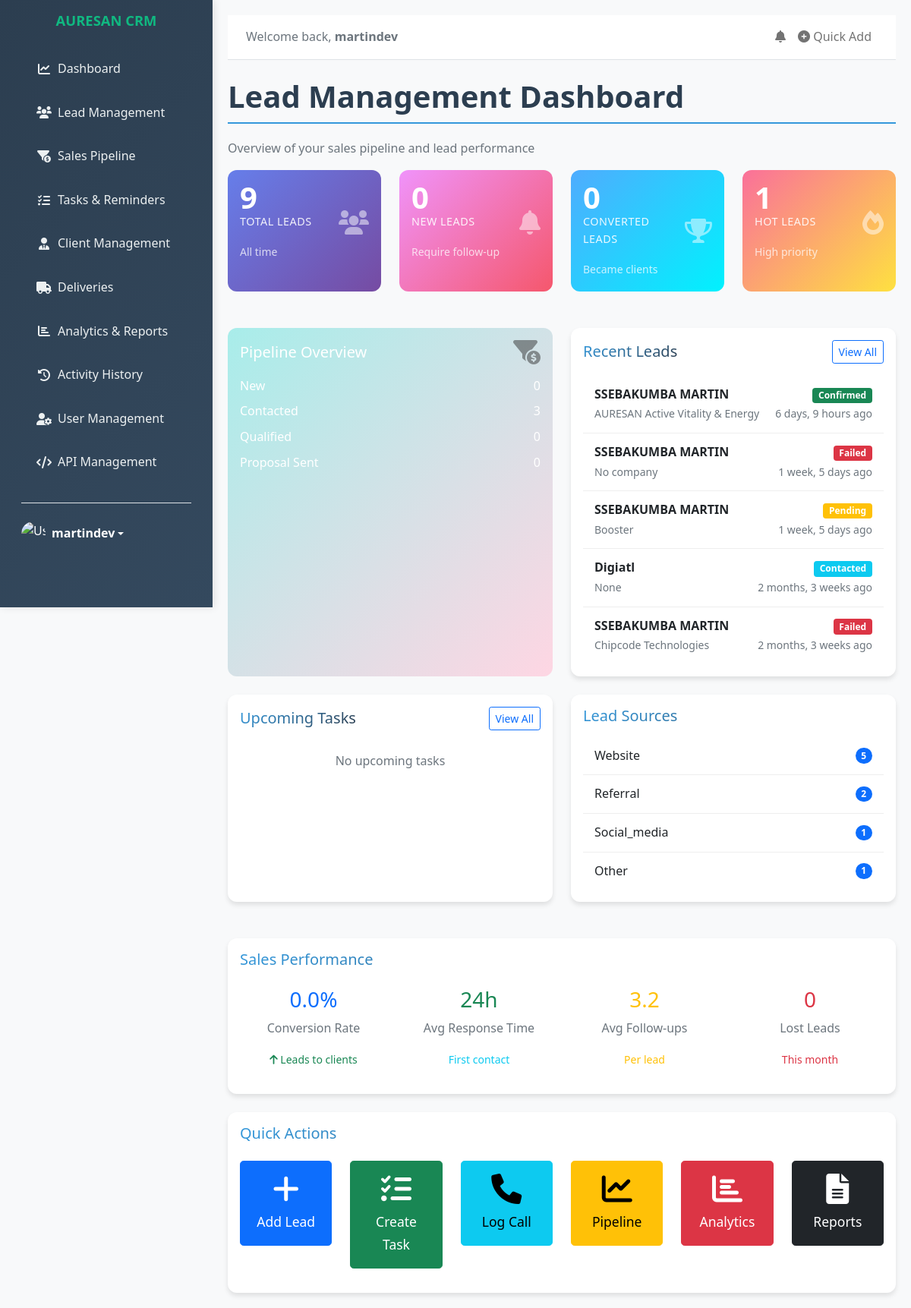
The app's page /administrator/dashboard/ (signed in), older data.
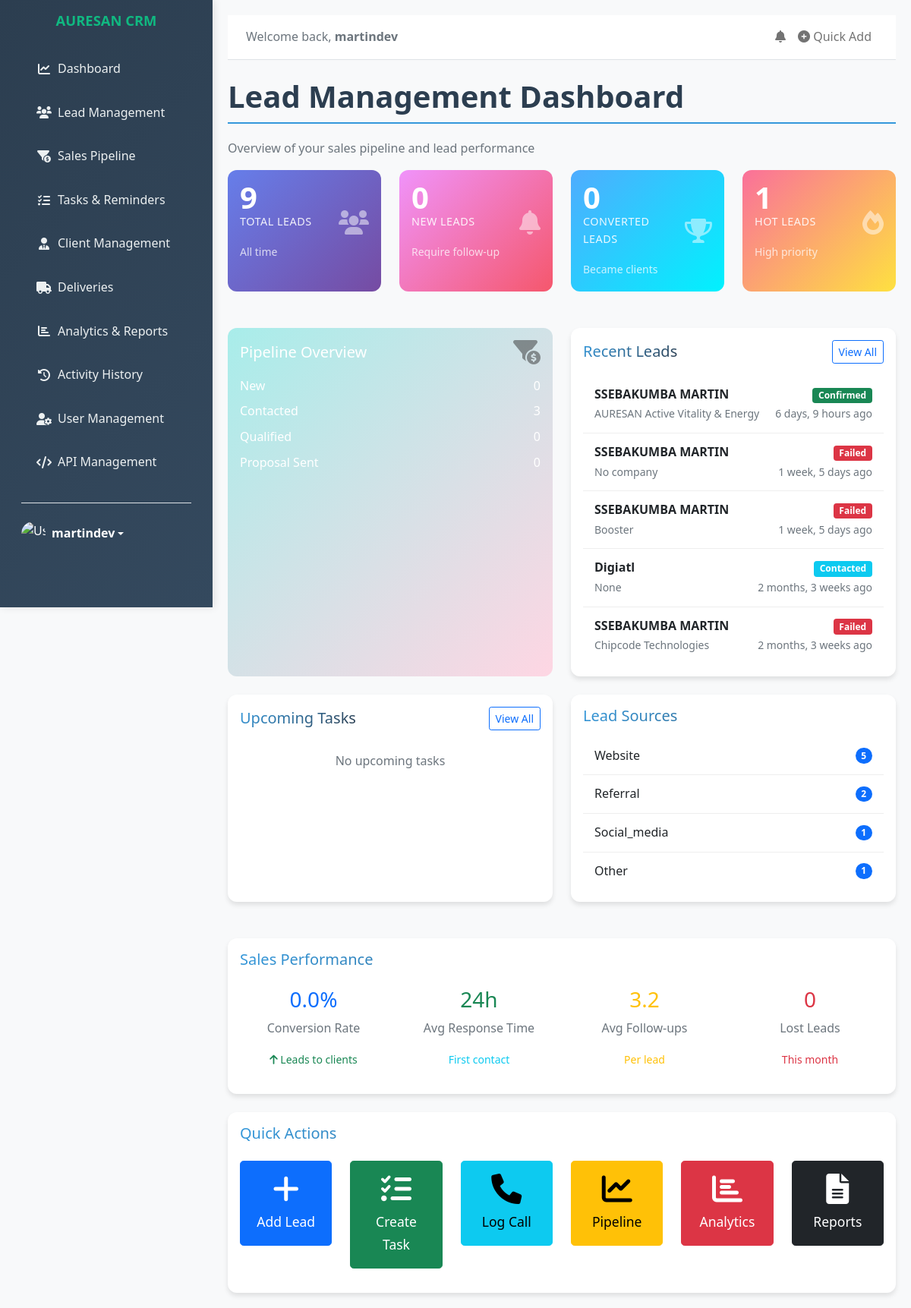
The same page, newer data.
### customerleads/models.py (models this page shows, shortened)
class Lead(models.Model):
    STATUS_CHOICES = [
        ('pending', 'Pending'),
        ('new', 'New'),
        ('contacted', 'Contacted'),
        ('qualified', 'Qualified'),
        ('proposal', 'Proposal Sent'),
        ('negotiation', 'In Negotiation'),
        ('closed', 'Closed/Won'),
        ('lost', 'Closed/Lost'),
        ('confirmed', 'Confirmed'),
        ('unreachable', 'Unreachable'),
        ('failed', 'Failed'),
        ('not_answered', 'Not Answered'),
    ]
    PRIORITY_CHOICES = [
        ('low', 'Low'),
        ('medium', 'Medium'),
        ('high', 'High'),
    ]
    SOURCE_CHOICES = [
        ('website', 'Website'),
        ('referral', 'Referral'),
        ('social_media', 'Social Media'),
        ('email', 'Email Campaign'),
        ('event', 'Event'),
        ('other', 'Other'),
    ]
    name = models.CharField(max_length=100)
    email = models.EmailField()
    phone = models.CharField(max_length=20, blank=True)
    company = models.CharField(max_length=100, blank=True)
    status = models.CharField(max_length=20, choices=STATUS_CHOICES, default='new')
    priority = models.CharField(max_length=10, choices=PRIORITY_CHOICES, default='medium')
    source = models.CharField(max_length=20, choices=SOURCE_CHOICES, default='website')
    latitude = models.FloatField(null=True, blank=True)
    longitude = models.FloatField(null=True, blank=True)
    CALL_OUTCOME_CHOICES = [
        ('success', 'Confirmed'),
        ('unreachable', 'Unreachable'),
        ('failed', 'Failed'),
        ('not_answered', 'Not Answered'),
    ]
    call_outcome = models.CharField(max_length=20, choices=CALL_OUTCOME_CHOICES, null=True, blank=True)
    call_outcome_notes = models.TextField(blank=True)
    quantity = models.PositiveIntegerField(null=True, blank=True)
    total = models.DecimalField(max_digits=12, decimal_places=2, null=True, blank=True)
    address = models.TextField(blank=True)
    delivery_time = models.CharField(max_length=100, blank=True)
    sex = models.CharField(max_length=20, blank=True, verbose_name="Gender")
    age = models.PositiveIntegerField(null=True, blank=True)
    cancellation_reason = models.TextField(blank=True)
    return_reason = models.TextField(blank=True)
    spam_reason = models.TextField(blank=True)
    comment = models.TextField(blank=True)                    # ← Added this
    additional_field_14 = models.TextField(blank=True, verbose_name="Additional Field #14")
    notes = models.TextField(blank=True)
    created_by = models.ForeignKey(settings.AUTH_USER_MODEL, on_delete=models.CASCADE, related_name='leads')
    created_at = models.DateTimeField(auto_now_add=True)
    updated_at = models.DateTimeField(auto_now=True)
    class Meta:
        ordering = ['-created_at']
        verbose_name = "Lead"
        verbose_name_plural = "Leads"
    def get_status_color(self):
        return {
            'pending': 'warning',
            'new': 'primary',
            'contacted': 'info',
            'qualified': 'success',
            'proposal': 'warning',
            'negotiation': 'primary',
            'closed': 'success',
            'lost': 'danger',
            'confirmed': 'success',
            'unreachable': 'warning',
            'failed': 'danger',
            'not_answered': 'secondary',
        }.get(self.status, 'secondary')

### customerleads/views.py (the view, shortened to what this page needs)
# urls.py: path('administrator/dashboard/', views.AdminDashboardView.as_view(), name='admin_dashboard'),
class AdminDashboardView(UserPassesTestMixin, TemplateView):
    template_name = 'admin/dashboard.html'
    def test_func(self):
        return self.request.user.is_superuser or (
            hasattr(self.request.user, 'profile') and self.request.user.profile.role == 'admin'
        )
    def get_context_data(self, **kwargs):
        context = super().get_context_data(**kwargs)
        all_leads = Lead.objects.all()
        total_leads = all_leads.count()
        new_leads_count = all_leads.filter(status='new').count()
        converted_leads_count = all_leads.filter(status='converted').count()
        hot_leads_count = all_leads.filter(
            priority='high',
        ).exclude(
            status__in=['converted', 'closed', 'lost']
        ).count()
        status_counts_query = all_leads.values('status').annotate(count=Count('id'))
        status_counts = {item['status']: item['count'] for item in status_counts_query}
        recent_leads = all_leads.order_by('-created_at')[:5]
        recent_tasks = Task.objects.filter(completed=False).order_by('due_date')[:5]
        leads_by_source = all_leads.values('source').annotate(count=Count('id')).order_by('-count')
        conversion_rate = (converted_leads_count / total_leads * 100) if total_leads > 0 else 0
        context.update({
            'total_leads': total_leads,
            'new_leads': new_leads_count,
            'converted_leads': converted_leads_count,
            'hot_leads': hot_leads_count,
            'status_counts': status_counts,
            'recent_leads': recent_leads,
            'recent_tasks': recent_tasks,
            'leads_by_source': leads_by_source,
            'conversion_rate': conversion_rate,
        })
        return context

### customerleads/context_processors.py (called while the page is built)
def login_form_processor(request):
    if not request.user.is_authenticated:
        return {'login_form': AuthenticationForm()}
    return {}

### customerleads/models.py (called while the page is built)
    def get_full_name(self):
        full_name = f"{self.first_name} {self.last_name}".strip()
        return full_name if full_name else self.username

### customerleads/templates/admin/dashboard.html (shortened to what the changed rows need)
{% extends "base.html" %}
{% block content %}
<div class="row fade-in">
    <div class="col-12">
        <h1 class="section-title">Lead Management Dashboard</h1>
    </div>
</div>
<div class="row mb-4">
    <div class="col-xl-3 col-md-6 mb-4">
        <div class="card stat-card h-100 slide-in-left">
            <div class="card-body">
                <div class="d-flex justify-content-between align-items-center">
                    <div>
                        <h2 class="stat-number">{{ total_leads }}</h2>
                    </div>
                </div>
            </div>
        </div>
    </div>
    <div class="col-xl-3 col-md-6 mb-4">
        <div class="card stat-card warning h-100 slide-in-left" style="animation-delay: 0.1s;">
            <div class="card-body">
                <div class="d-flex justify-content-between align-items-center">
                    <div>
                        <h2 class="stat-number">{{ new_leads }}</h2>
                    </div>
                </div>
            </div>
        </div>
    </div>
    <div class="col-xl-3 col-md-6 mb-4">
        <div class="card stat-card success h-100 slide-in-left" style="animation-delay: 0.2s;">
            <div class="card-body">
                <div class="d-flex justify-content-between align-items-center">
                    <div>
                        <h2 class="stat-number">{{ converted_leads }}</h2>
                    </div>
                </div>
            </div>
        </div>
    </div>
    <div class="col-xl-3 col-md-6 mb-4">
        <div class="card stat-card danger h-100 slide-in-left" style="animation-delay: 0.3s;">
            <div class="card-body">
                <div class="d-flex justify-content-between align-items-center">
                    <div>
                        <h2 class="stat-number">{{ hot_leads }}</h2>
                    </div>
                </div>
            </div>
        </div>
    </div>
</div>
<div class="row">
    <div class="col-xl-6 mb-4">
        <div class="card dashboard-card h-100 fade-in">
            <div class="card-body">
                <div class="list-group list-group-flush">
                    {% for lead in recent_leads %}
                    <div class="list-group-item d-flex justify-content-between align-items-center">
                        <div>
                            <span class="fw-bold">{{ lead.name }}</span>
                            <br>
                            <small class="text-muted">{{ lead.company|default:"No company" }}</small>
                        </div>
                        <div class="text-end">
                            <span class="badge bg-{{ lead.get_status_color }}">{{ lead.get_status_display }}</span>
                            <br>
                            <small class="text-muted">{{ lead.created_at|timesince }} ago</small>
                        </div>
                    </div>
                    {% empty %}
                    <div class="list-group-item text-center text-muted">
                        No recent leads
                    </div>
                    {% endfor %}
                </div>
            </div>
        </div>
    </div>
</div>
{% endblock %}

Row changes from the older to the newer data that the page shows:
changed Lead "Booster": status "Pending" → "Failed"
